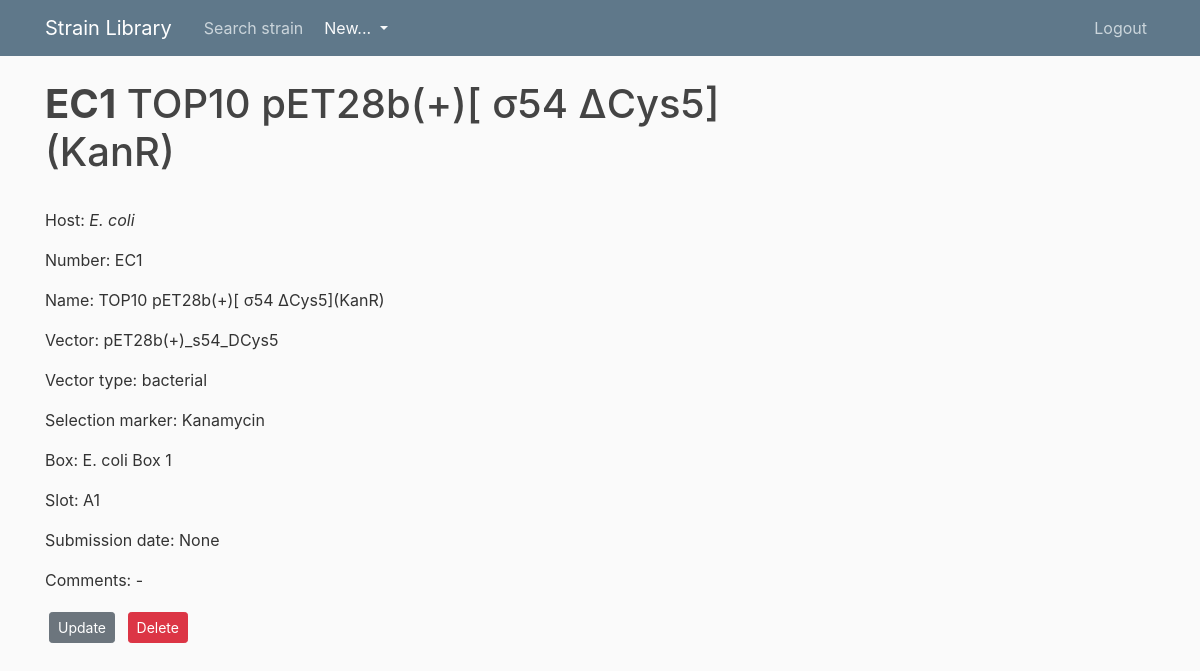
/strain/1/ (signed in), run on the app's committed database.
### strain_library/models.py (models this page shows, shortened)
class Strain(db.Model):
    __tablename__ = 'strain'
    id = db.Column(db.Integer, primary_key=True)
    number = db.Column(db.String, nullable=False, unique=True)
    name = db.Column(db.String, nullable=False)
    host = db.Column(db.String, nullable=False)
    vector = db.Column(db.String)
    vector_type = db.Column(db.String)
    selection_marker = db.Column(db.String)
    box = db.Column(db.String)
    slot = db.Column(db.String)
    date_of_creation = db.Column(db.Date)
    comments = db.Column(db.Text)
    user_id = db.Column(db.Integer, db.ForeignKey('user.id'), nullable=False)
    type = db.Column(db.String)
    __mapper_args__ = {
        'polymorphic_identity':'strain',
        'polymorphic_on':type
    }

### strain_library/routes.py (the view)
@app.route("/strain/<int:strain_id>/")
@login_required
def strain(strain_id):
    strain = Strain.query.get_or_404(strain_id)
    return render_template('strain.html', title=strain.name, strain=strain)

### strain_library/models.py (called while the page is built)
@login_manager.user_loader
def load_user(user_id):
    return User.query.get(int(user_id))

### strain_library/templates/strain.html (shortened to what this page needs)
{% extends "layout.html" %}
{% block content %}
<h1><b>{{ strain.number }}</b> {{ strain.name }}</h1>
<br>
<p>
  Host: <i>{{ strain.host }}</i>
</p>
<p>
  Number: {{ strain.number }}
</p>
<p>
  Name: {{ strain.name }}
</p>
<p>
  Vector: {{ strain.vector }}
</p>
<p>
  Vector type: {{ strain.vector_type }}
</p>
<p>
  Selection marker: {{ strain.selection_marker }}
</p>
<p>
  Box: {{ strain.box }}
</p>
<p>
  Slot: {{ strain.slot }}
</p>
<p>
  Submission date: {{ strain.date_of_creation }}
</p>
<p>
  Comments: {{ strain.comments }}
</p>
<div>
  <a class="btn btn-secondary btn-sm m-1" href="{{ url_for('update_strain', strain_id=strain.id) }}"> Update </a>
  <button type="button" class="btn btn-danger btn-sm m-1" data-toggle="modal" data-target="#deleteModal">Delete</button>
</div>
{% endblock content %}

### strain_library/templates/layout.html (shortened to what this page needs)
<!DOCTYPE html>
<html lang="en">
<head>
    <link rel="stylesheet" href="https://stackpath.bootstrapcdn.com/bootstrap/4.3.1/css/bootstrap.min.css">
    <link rel="stylesheet" type="text/css" href="{{ url_for('static', filename='main.css')}}">
</head>
<body>
    <header class="site-header">
        <nav class="navbar navbar-expand-md navbar-dark bg-steel fixed-top">
          <div class="container">
            <a class="navbar-brand mr-4" href="/">Strain Library</a>
            <div class="navbar-nav mr-auto">
              <a class="nav-item nav-link" href="{{ url_for('search_strain') }}">Search strain</a>
            </div>
            <div class="collapse navbar-collapse" id="navbarToggle">
              <div class="dropdown show mr-auto">
                <a class="btn dropdown-toggle text-light" href="#" role="button" id="dropdownMenuLink" data-toggle="dropdown" aria-haspopup="true" aria-expanded="false">
                  New...
                </a>
              </div>
              <div class="navbar-nav">
                {% if current_user.is_authenticated %}
                  <a class="nav-item nav-link" href="{{ url_for('logout') }}">Logout</a>
                {% else %}
                  <a class="nav-item nav-link" href="{{ url_for('login') }}">Login</a>
                  <a class="nav-item nav-link" href="{{ url_for('register') }}">Register</a>
                {% endif %}
              </div>
            </div>
          </div>
        </nav>
      </header>
      <main role="main" class="container">
        <div class="row">
          <div class="col-md-8">
            {% block content %}{% endblock %}
          </div>
        </div>
      </main>
</body>
</html>

### strain_library/static/main.css (style rules this page uses)
body { background: #fafafa; color: #333333; margin-top: 5rem; }
h1, h2, h3, h4, h5, h6 { color: #444444; }
.bg-steel { background-color: #5f788a; }
.site-header .navbar-nav .nav-link { color: #cbd5db; }

### data on the page
Strain: number "EC1", name "TOP10 pET28b(+)[ σ54 ΔCys5](KanR)", host "E. coli", vector "pET28b(+)_s54_DCys5", vector_type "bacterial", selection_marker "Kanamycin", box "E. coli Box 1", slot "A1", date_of_creation "None", comments "-"
